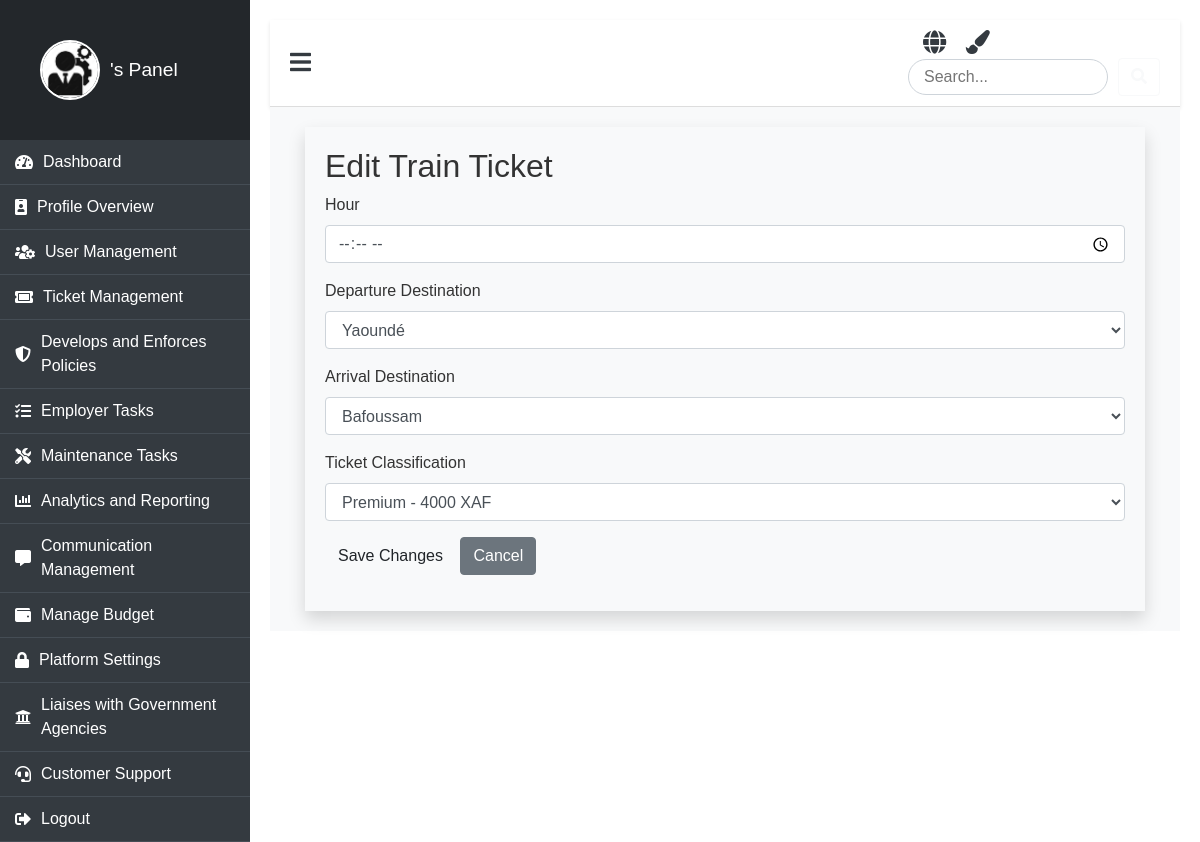
Screenshot of /edit_ticket/1/ with the database file from the repository.
### booking/models.py (models this page shows, shortened)
class Ticket(models.Model):
    TOWN_CHOICES = [
        ('Yaoundé', 'Yaoundé'),
        ('Bafoussam', 'Bafoussam'),
        ('Ngaoundéré', 'Ngaoundéré'),
        ('Douala', 'Douala'),
        ('Bamenda', 'Bamenda'),
        ('Garoua', 'Garoua'),
    ]
    CLASSIFICATION_CHOICES = [
        ('Standard', 'Standard'),
        ('Premium', 'Premium'),
        ('VIP', 'VIP'),
    ]
    hour = models.TimeField()
    departure = models.CharField(max_length=255, choices=TOWN_CHOICES)
    arrival = models.CharField(max_length=255, choices=TOWN_CHOICES)
    classification = models.CharField(max_length=20, choices=CLASSIFICATION_CHOICES)
    price = models.DecimalField(max_digits=10, decimal_places=2)
    railway_name = models.CharField(max_length=255, default='E-railway Railway')

### booking/views.py (the view, shortened to what this page needs)
# urls.py: path('edit_ticket/<int:ticket_id>/', views.edit_ticket, name='edit_ticket'),
def edit_ticket(request, ticket_id):
    ticket = get_object_or_404(Ticket, id=ticket_id)
    return render(request, 'panel/admin/ticket/edit_ticket.html', {'ticket': ticket})

### booking/templates/panel/admin/ticket/edit_ticket.html (shortened to what this page needs)
{% extends 'panel/base/base_admin.html' %}
{% block content %}
<div class="container">
    <div class="form-container shadow">
        <h2 class="form-header">Edit Train Ticket</h2>
        <form method="POST" action="{% url 'edit_ticket' ticket.id %}">
            <div class="form-group">
                <label for="hour">Hour</label>
                <input type="time" class="form-control" id="hour" name="hour" value="{{ ticket.hour }}" required>
            </div>
            <div class="form-group">
                <label for="departure">Departure Destination</label>
                <select class="form-control" id="departure" name="departure" required>
                    <option value="Yaoundé" {% if ticket.departure == "Yaoundé" %}selected{% endif %}>Yaoundé</option>
                </select>
            </div>
            <div class="form-group">
                <label for="arrival">Arrival Destination</label>
                <select class="form-control" id="arrival" name="arrival" required>
                    <option value="Bafoussam" {% if ticket.arrival == "Bafoussam" %}selected{% endif %}>Bafoussam</option>
                </select>
            </div>
            <div class="form-group">
                <label for="classification">Ticket Classification</label>
                <select class="form-control" id="classification" name="classification" required>
                    <option value="Premium" {% if ticket.classification == "Premium" %}selected{% endif %}>Premium - 4000 XAF</option>
                </select>
            </div>
            <div class="form-group">
                <button type="submit" class="btn btn-custom">Save Changes</button>
                <a href="{% url 'view_tickets' %}" class="btn btn-secondary">Cancel</a>
            </div>
        </form>
    </div>
</div>
{% endblock %}

### booking/static/css/clients.css (style rules this page uses)
body { font-family: 'Arial', sans-serif; background-color: #f8f9fa; color: #333; margin: 0; padding: 0; overflow-x: hidden; }

### booking/templates/panel/base/base_admin.html (style rules this page uses)
body { background-color: #e9ecef; font-family: 'Arial', sans-serif; }

### rows the page displays
Ticket: departure "Yaoundé", arrival "Bafoussam", classification "Premium - 4000 XAF"
